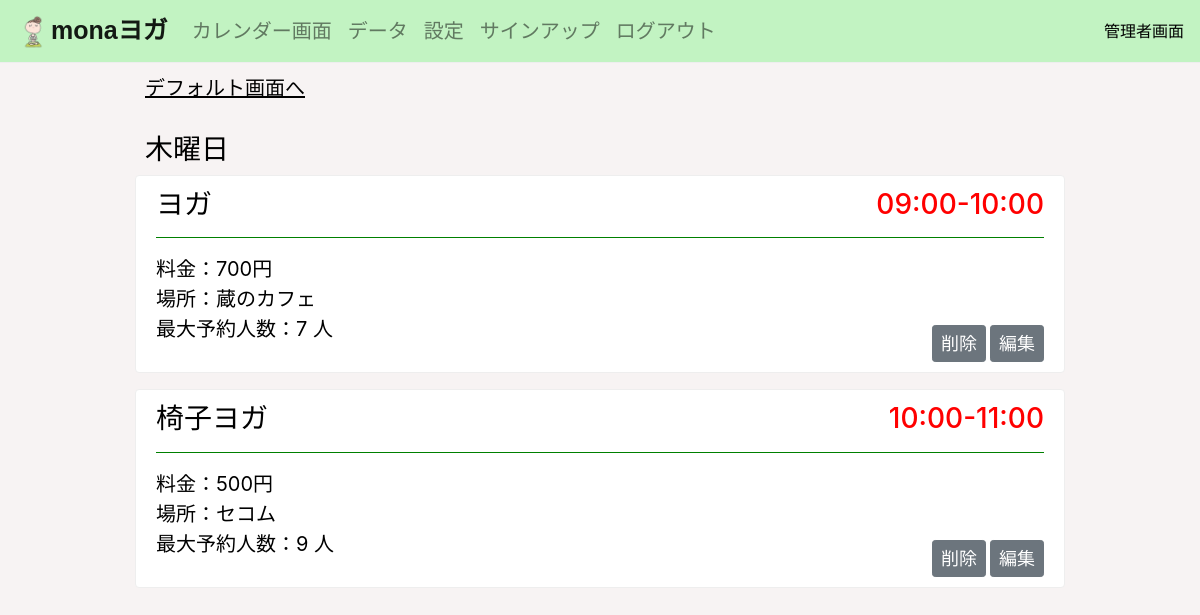
Before: /calendar_default/detail/thursday (signed in) with the older database file.
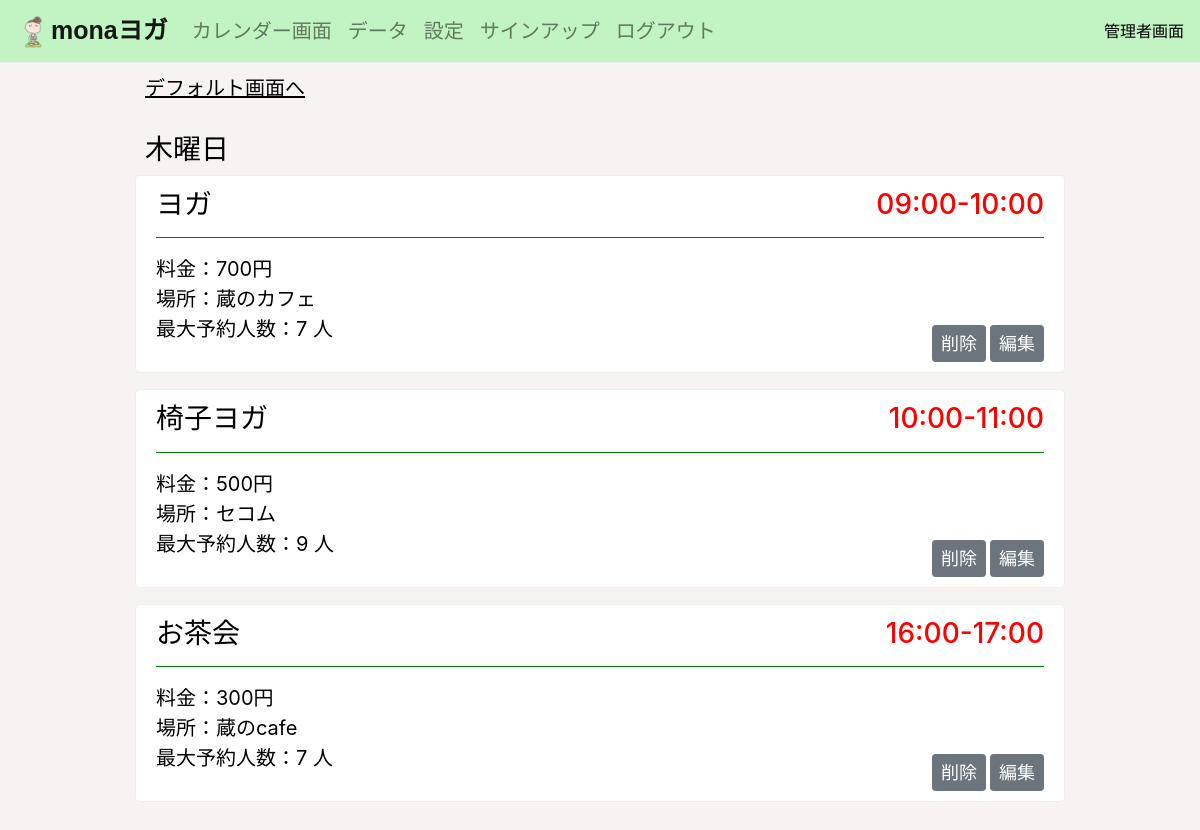
After: the same page with the newer database file.
### yogaapp/models.py (models this page shows, shortened)
class WeekdayDefaultModel(models.Model):
    weekday = models.CharField('曜日', max_length=100, default='')
    plan = models.CharField('プラン', max_length=100, default=0)
    time = models.CharField('時間', max_length=50, default='')
    location = models.CharField('場所', max_length=50, default='スタジオ')
    max_book = models.IntegerField('最大予約人数', default=7)
    plan_num = models.IntegerField('モデルナンバー', default=0)

class SettingPlanModel(models.Model):
    name = models.CharField('プラン名', max_length=30)
    short_plan_name = models.CharField('短縮プラン名', max_length=100, default=0)
    price = models.IntegerField('料金', default=500)
    location = models.CharField('場所', max_length=50)
    max_book = models.IntegerField('最大予約人数', default=7)
    memo = models.TextField('メモ', null=True, blank=True)
    image = models.ImageField('画像', null=True, blank=True)
    plan_num = models.IntegerField('モデルナンバー', default=0)

### yogaapp/views/view6.py (the view)
# urls.py: path('calendar_default/detail/<weekday>', weekday_detail_func, name='weekday_detail'),
@login_required
def weekday_detail_func(request, weekday):
    weekday_dict = {'monday': '月曜日', 'tuesday': '火曜日', 'wednesday': '水曜日', 'thursday': '木曜日', 'friday': '金曜日', 'saturday': '土曜日'}
    weekday_default_model = list(WeekdayDefaultModel.objects.filter(weekday=weekday).order_by('time'))
    setting_plan_model = list(SettingPlanModel.objects.filter(plan_num=item.plan_num)[0] for item in weekday_default_model)
    username = request.user.get_username()
    object_plan_list = zip(weekday_default_model, setting_plan_model)
    context = {
        'weekday': weekday,
        'weekday_j': weekday_dict[weekday],
        'object_plan_list': object_plan_list,
    }
    return render(request, 'weekday_detail.html', context)

### templates/weekday_detail.html (shortened to what this page needs)
{% extends 'base.html' %}
{% load static %}
{% block customcss %}
<link rel="stylesheet" type="text/css" href="{% static 'detail_admin.css' %}">
{% endblock customcss %}
{% block header %}
{% include 'header_admin.html' %}
{% endblock header %}
{% block content %}
<div class="container">
    <a id="title" class="move" href="{% url 'calendar_default' %}">デフォルト画面へ</a>
    <h3 class="date">{{ weekday_j }}</h3>
    {% for item, plan in object_plan_list %}
    {% if item.plan != '0' %}
    <div class="alert alert-warning" role="alert">
        <h3 class="plan_name">
            {{ item.plan }}<span class="time" style="color: red; float: right;">{{ item.time }}</span>
        </h3>
        <hr style="border-color: green;">
        <p>
            料金：{{ plan.price }}円<br>
            場所：{{ item.location }}<br>
            最大予約人数：{{ item.max_book }} 人<br>
        </p>
        <div class="bottom">
            <a href="{% url 'weekday_delete' weekday item.pk %}" class="btn btn-secondary btn-sm">削除</a>
            <a href="{% url 'weekday_update' weekday item.pk %}" class="btn btn-secondary btn-sm">編集</a>
        </div>
    </div>
    {% endif %}
    {% endfor %}
</div>
{% endblock content %}

Changed rows visible on the page:
added WeekdayDefaultModel: plan "お茶会", time "16:00-17:00", price "300", location "蔵のcafe", max_book "7"
